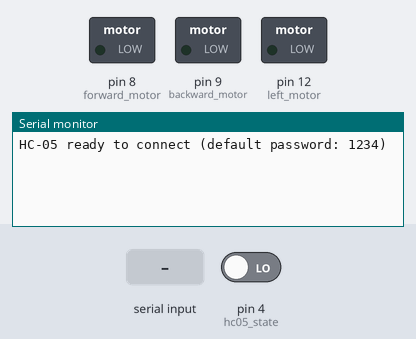
A sketch run on a simulated Arduino Uno, built with avr-gcc and run on an emulated ATmega328P. Parts: switched loads named in the sketch (green lamp = pin HIGH), the last lines printed to the serial monitor. Inputs (shaded band) come from the test bench; at power-on: pin 4 (hc05_state) LOW.

Above: at 1.2 s.
1.3 s: pin 4 (hc05_state) driven HIGH
At 1.9 s:
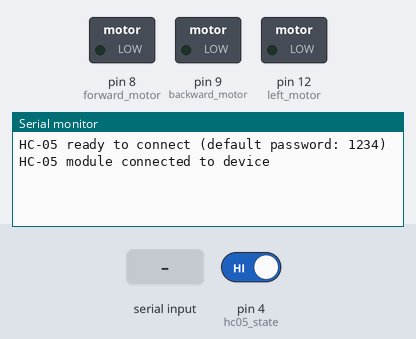
2.8 s: "1" received over the second serial link
At 4.0 s:
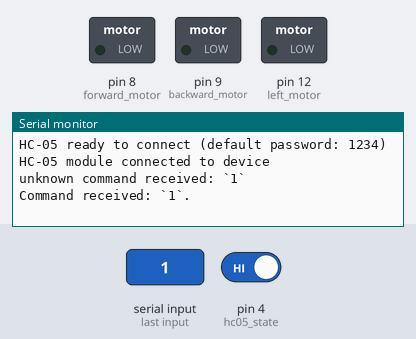
4.3 s: pin 4 (hc05_state) driven LOW
At 5.4 s:
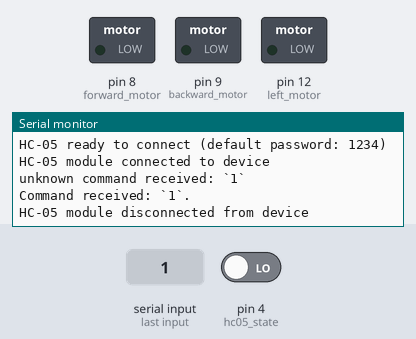

The sketch:

rc-driver.ino
```cpp
#include <SoftwareSerial.h>

const u32 console_baud = 9600;

// hc05 rx pin is the tx pin for the controller,
// same for the rx pin.
const u32 hc05_rx = 2;
const u32 hc05_tx = 3;
const u32 hc05_state = 4;
const u32 hc05_baud = 9600;

// car motor pins
const u32 forward_motor = 8;
const u32 backward_motor = 9;
const u32 left_motor = 12;
const u32 right_motor = 11;

SoftwareSerial hc05(hc05_rx, hc05_tx);

// is the hc05 connected to a device
bool hc05_connected = false;

// Commands used to control the car
enum class RcCommand {
  Forward,
  Backward,
  Left,
  Right,
  RelHor,
  RelVer,
  None,
};

const char forward = 'f';
const char back = 'b';
const char left = 'l';
const char right = 'r';
const char release_vertical = 'v';
const char release_horizontal = 'h';

RcCommand char_to_rc_commands(char command) {
  switch (command) {
    case forward:
      return RcCommand::Forward;
    case back:
      return RcCommand::Backward;
    case left:
      return RcCommand::Left;
    case right:
      return RcCommand::Right;
    case release_vertical:
      return RcCommand::RelVer;
    case release_horizontal:
      return RcCommand::RelHor;
    default:
      Serial.println(String() + "unknown command received: `" + command + "`");
      return RcCommand::None;
  }
}

struct Heading {
  enum class Direction {
    Forward,
    Backward,
    Left,
    Right,
    None,
  };

  Direction horizontal{ Direction::None };
  Direction vertical{ Direction::None };

  void apply_command(RcCommand command) {
    switch (command) {
      case RcCommand::Left:
        this->horizontal = Direction::Left;
        break;
      case RcCommand::Right:
        this->horizontal = Direction::Right;
        break;
      case RcCommand::Forward:
        this->vertical = Direction::Forward;
        break;
      case RcCommand::Backward:
        this->vertical = Direction::Backward;
        break;
      case RcCommand::RelHor:
        this->horizontal = Direction::None;
        break;
      case RcCommand::RelVer:
        this->vertical = Direction::None;
        break;
      default:
        // do nothing for `RcCommand::None`
        return;
    }
  }

  void debug() const {
    const char* direction[]{
      "forward",
      "backward",
      "left",
      "right",
      "none"
    };

    Serial.println(String() + direction[static_cast<u32>(this->vertical)] + " | " + direction[static_cast<u32>(this->horizontal)]);
  }

  void output_direction() const {
    switch (this->vertical) {
      case Direction::Forward:
        digitalWrite(backward_motor, LOW);
        digitalWrite(forward_motor, HIGH);
        break;
      case Direction::Backward:
        digitalWrite(forward_motor, LOW);
        digitalWrite(backward_motor, HIGH);
        break;
      case Direction::None:
        digitalWrite(forward_motor, LOW);
        digitalWrite(backward_motor, LOW);
        break;
      default:
        Serial.println("Illegal vertical direction received");
        break;
    }

    switch (this->horizontal) {
      case Direction::Left:
        digitalWrite(right_motor, LOW);
        digitalWrite(left_motor, HIGH);
        break;
      case Direction::Right:
        digitalWrite(left_motor, LOW);
        digitalWrite(right_motor, HIGH);
        break;
      case Direction::None:
        digitalWrite(left_motor, LOW);
        digitalWrite(right_motor, LOW);
        break;
      default:
        Serial.println("Illegal horizontal direction received");
        break;
    }
  }
};

Heading heading{};

void setup() {
  // setup communication with serial monitor
  Serial.begin(console_baud);

  // setup hc-05 bluetooth module
  // State port is HIGH when a device is connected, low otherwise.
  // 9600 is the default baud rate the module uses.
  pinMode(hc05_state, INPUT);
  pinMode(hc05_rx, INPUT);
  pinMode(hc05_tx, OUTPUT);
  hc05.begin(hc05_baud);

  // setup motor pins
  pinMode(forward_motor, OUTPUT);
  pinMode(backward_motor, OUTPUT);
  pinMode(left_motor, OUTPUT);
  pinMode(left_motor, OUTPUT);

  Serial.println("HC-05 ready to connect (default password: 1234)");
}

void loop() {
  // check if hc-05 is connected
  if (!hc05_connected && digitalRead(hc05_state) == HIGH) {
    Serial.println("HC-05 module connected to device");
    hc05_connected = true;
  } else if (hc05_connected && digitalRead(hc05_state) == LOW) {
    Serial.println("HC-05 module disconnected from device");
    hc05_connected = false;
  }

  if (!hc05_connected || !hc05.available()) {
    // do nothing if not connected
    return;
  }


  while (hc05.available()) {
    const char in_char = hc05.read();
    const RcCommand command = char_to_rc_commands(in_char);

    // print received command
    Serial.println(String() + "Command received: `" + in_char + "`.");

    heading.apply_command(command);
    heading.output_direction();
  }
}
```

Measured:
- after the input at 1.3 s, the serial monitor: prints a new line at once (image 1)
- after the input at 2.8 s, the serial monitor: prints a new line at once (image 2)
- after the input at 4.3 s, the serial monitor: prints a new line at once (image 3)
